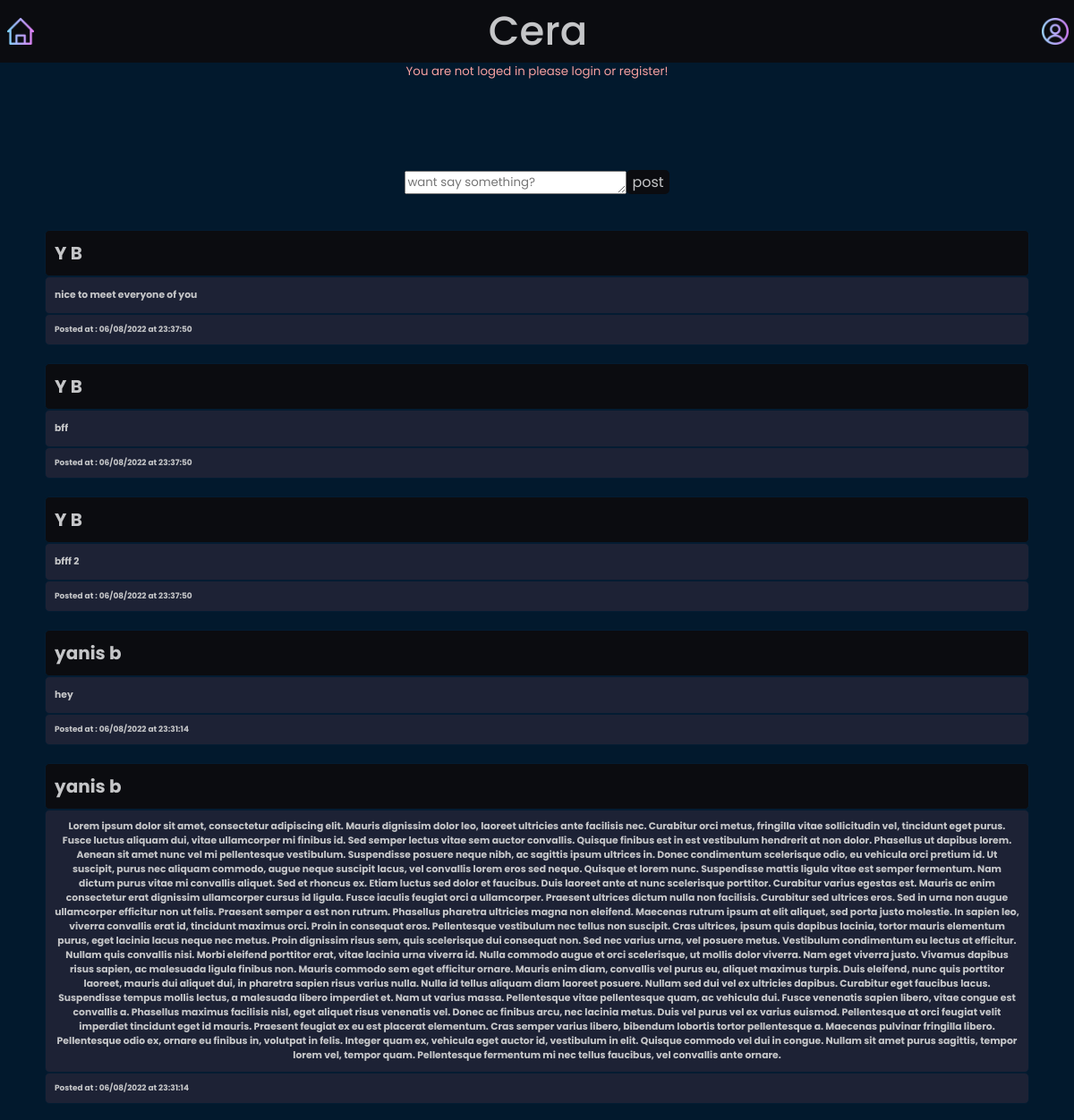
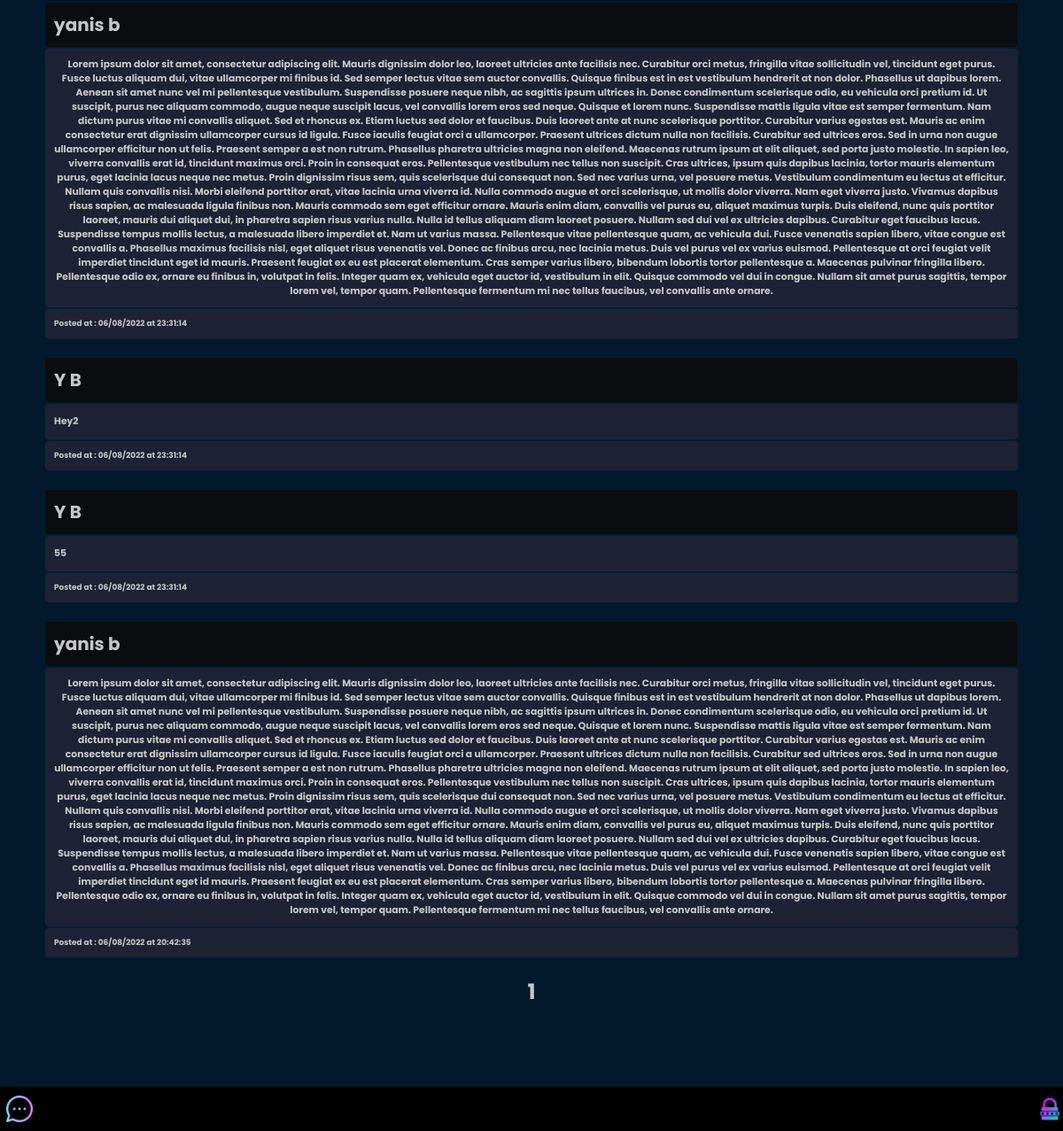
The page /home on the database its author committed (2 pictures, top to bottom).
### nera/models.py (models this page shows)
class post(db.Model):
    id = db.Column(db.Integer(), primary_key = True)
    text = db.Column(db.String() , nullable=False)
    author= db.Column(db.String(), nullable = False)
    date = db.Column(db.DateTime(), default = datetime.utcnow())
    def formatdate(self):
        return self.date.strftime("%d/%m/%Y at %H:%M:%S ")

### nera/routes.py (the view, shortened to what this page needs)
@app.route('/', methods = ["POST","GET"])
@app.route('/home', methods = ["POST", "GET"])
def home():
    page_num = request.args.get('page' , 1 , type=int)
    form = posting()
    data = post.query.order_by(post.date.desc()).paginate( page= page_num  , per_page = 10)
    if current_user.is_authenticated == False:
        flash("You are not loged in please login or register!")
    if form.errors != {}:
        print(form.errors)
    return render_template('home.html' , form=form, datas = data)

### nera/forms.py
class posting(FlaskForm):
    text = TextAreaField(label="want say something :", validators=[DataRequired()])
    doit = SubmitField(label="post")

### nera/templates/home.html (shortened to what this page needs)
{% extends 'main.html' %}
{% block content %}
{% with messages = get_flashed_messages(with_categories=true) %}
    {% if messages %}
        {% for category, message in messages %}
        <div class="Danger">
            {{ message }}
        <div>
        {% endfor %}
    {% endif %}
{% endwith %}
    <div class ='input'>
    <form method="POST" class = "form">
            {{ form.text(placeholder = 'want say something?', class='input' , rows = "1") }}
            {{ form.doit(placeholder ="Post", class='postbtn') }}
        </form>
    </div>
     <section class="section" >
        {% for data in datas.items  %}
        <div class="main" >
            <h2>{{ data.author }}</h2>
        </div>
        <div class="mainpost" >
            <br>
            <h5>  {{ data.text }}</h5>
        </div>
        <div  class ='time'>
                <h6 class="timetxt">Posted at : {{ data.formatdate() }}</h6>
        </div>
        <br>
        {% endfor %}
        <div class = "paginatdiv">
        {% for page_num in datas.iter_pages(left_edge=0,right_edge=0,left_current=1, right_current=2) %}
            {% if page_num %}
                {%if datas.page == page_num %}
                <a class="paginath"  href="{{ url_for('home', page = page_num) }}">{{ page_num }}</a>
                {% else %}
                <a class="paginat"  href="{{ url_for('home', page = page_num) }}">{{ page_num }}</a>
                {% endif %}
            {% endif %}
        {% endfor %}
    </div>
     </section>
{% endblock %}

### nera/static/style.css (style rules this page uses)
* { scroll-behavior: smooth; font-family: 'Poppins', sans-serif; margin:0px; }
.main { background:rgb(11, 12, 16); border: 1px solid #041C32; border-radius: 5px; padding: 10px; display: flex; align-items: center; color: rgb(197, 198, 200); max-width: 200ch; }
.mainpost { background:rgb(29, 34, 53); border: 1px solid #041C32; border-radius: 5px; padding: 10px; display: flex; align-items: center; color: rgb(197, 198, 200); max-width: 200ch; font-size: small; font-weight: 100; }
.section { justify-content: center; padding: 40px 50px; margin-bottom: 100px; }
.form { padding-top: 100px; align-items: center; display: flex; justify-content: center; }
.postbtn { color: rgb(197, 198, 200); background-color: rgb(11, 12, 16); border-radius: 5px; border: 0px solid #041C32; font-size: medium; transition-duration: 0.4s; cursor: pointer; }
.Danger { color: rgb(247, 160, 160); padding-top: 70px; text-align: center; font-size: smaller; }
.time { display: flex; color: #ffffff; background:rgb(29, 34, 53); border: 1px solid #041C32; border-radius: 5px; padding: 10px; display: flex; align-items: center; color: rgb(197, 198, 200); max-width: 200ch }
.timetxt { font-size: xx-small; }
.paginatdiv { text-align: center; }
.paginath { color: rgb(197, 198, 200); text-decoration: none; font-size: x-large; font-weight: 700; }

### rows shown on the page
post: author "Y B", text "nice to meet everyone of you", formatdate "06/08/2022 at 23:37:50"
post: author "Y B", text "bff", formatdate "06/08/2022 at 23:37:50"
post: author "Y B", text "bfff 2", formatdate "06/08/2022 at 23:37:50"
post: author "yanis b", text "hey", formatdate "06/08/2022 at 23:31:14"
post: author "yanis b", text "Lorem ipsum dolor sit amet, consectetur adipiscing elit. Mauris dignissim dolor leo, laoreet ultricies ante facilisis nec. Curabitur orci metus, fringilla vitae sollicitudin vel, tincidunt eget purus. Fusce luctus aliquam dui, vitae ullamcorper mi finibus id. Sed semper lectus vitae sem auctor convallis. Quisque finibus est in est vestibulum hendrerit at non dolor. Phasellus ut dapibus lorem. Aenean sit amet nunc vel mi pellentesque vestibulum. Suspendisse posuere neque nibh, ac sagittis ipsum ultrices in. Donec condimentum scelerisque odio, eu vehicula orci pretium id. Ut suscipit, purus nec aliquam commodo, augue neque suscipit lacus, vel convallis lorem eros sed neque. Quisque et lorem…", formatdate "06/08/2022 at 23:31:14"
post: author "yanis b", text "Lorem ipsum dolor sit amet, consectetur adipiscing elit. Mauris dignissim dolor leo, laoreet ultricies ante facilisis nec. Curabitur orci metus, fringilla vitae sollicitudin vel, tincidunt eget purus. Fusce luctus aliquam dui, vitae ullamcorper mi finibus id. Sed semper lectus vitae sem auctor convallis. Quisque finibus est in est vestibulum hendrerit at non dolor. Phasellus ut dapibus lorem. Aenean sit amet nunc vel mi pellentesque vestibulum. Suspendisse posuere neque nibh, ac sagittis ipsum ultrices in. Donec condimentum scelerisque odio, eu vehicula orci pretium id. Ut suscipit, purus nec aliquam commodo, augue neque suscipit lacus, vel convallis lorem eros sed neque. Quisque et lorem…", formatdate "06/08/2022 at 23:31:14"
post: author "Y B", text "Hey2", formatdate "06/08/2022 at 23:31:14"
post: author "Y B", text "55", formatdate "06/08/2022 at 23:31:14"
post: author "yanis b", text "Lorem ipsum dolor sit amet, consectetur adipiscing elit. Mauris dignissim dolor leo, laoreet ultricies ante facilisis nec. Curabitur orci metus, fringilla vitae sollicitudin vel, tincidunt eget purus. Fusce luctus aliquam dui, vitae ullamcorper mi finibus id. Sed semper lectus vitae sem auctor convallis. Quisque finibus est in est vestibulum hendrerit at non dolor. Phasellus ut dapibus lorem. Aenean sit amet nunc vel mi pellentesque vestibulum. Suspendisse posuere neque nibh, ac sagittis ipsum ultrices in. Donec condimentum scelerisque odio, eu vehicula orci pretium id. Ut suscipit, purus nec aliquam commodo, augue neque suscipit lacus, vel convallis lorem eros sed neque. Quisque et lorem…", formatdate "06/08/2022 at 20:42:35"

### other values the page prints
{{ message }} "You are not loged in please login or register!"
{{ page_num }} "1"
